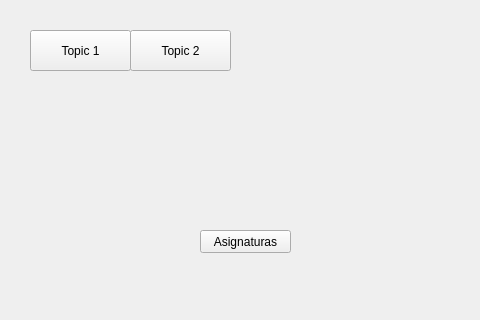
<?xml version="1.0" encoding="UTF-8"?>
<ui version="4.0">
 <class>MainWindow</class>
 <widget class="QMainWindow" name="MainWindow">
  <property name="geometry">
   <rect>
    <x>0</x>
    <y>0</y>
    <width>480</width>
    <height>320</height>
   </rect>
  </property>
  <property name="windowTitle">
   <string>Artistica</string>
  </property>
  <widget class="QWidget" name="centralwidget">
   <widget class="QPushButton" name="b_artistica1">
    <property name="geometry">
     <rect>
      <x>30</x>
      <y>30</y>
      <width>101</width>
      <height>41</height>
     </rect>
    </property>
    <property name="text">
     <string>Topic 1</string>
    </property>
    <property name="icon">
     <iconset>
      <normaloff>Iconos/asignaturas.png</normaloff>Iconos/asignaturas.png</iconset>
    </property>
    <property name="iconSize">
     <size>
      <width>30</width>
      <height>30</height>
     </size>
    </property>
   </widget>
   <widget class="QPushButton" name="b_artistica2">
    <property name="geometry">
     <rect>
      <x>130</x>
      <y>30</y>
      <width>101</width>
      <height>41</height>
     </rect>
    </property>
    <property name="text">
     <string>Topic 2</string>
    </property>
    <property name="icon">
     <iconset>
      <normaloff>Iconos/asignaturas.png</normaloff>Iconos/asignaturas.png</iconset>
    </property>
    <property name="iconSize">
     <size>
      <width>30</width>
      <height>30</height>
     </size>
    </property>
   </widget>
   <widget class="QPushButton" name="botonreturn">
    <property name="geometry">
     <rect>
      <x>200</x>
      <y>230</y>
      <width>91</width>
      <height>23</height>
     </rect>
    </property>
    <property name="text">
     <string>Asignaturas</string>
    </property>
    <property name="icon">
     <iconset>
      <normaloff>Iconos/atras1.png</normaloff>Iconos/atras1.png</iconset>
    </property>
   </widget>
  </widget>
 </widget>
 <resources/>
 <connections/>
</ui>
